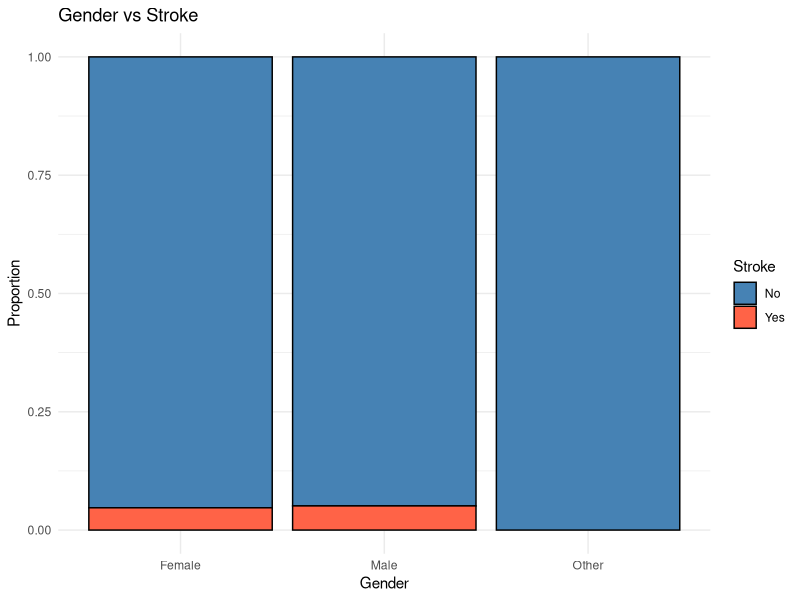
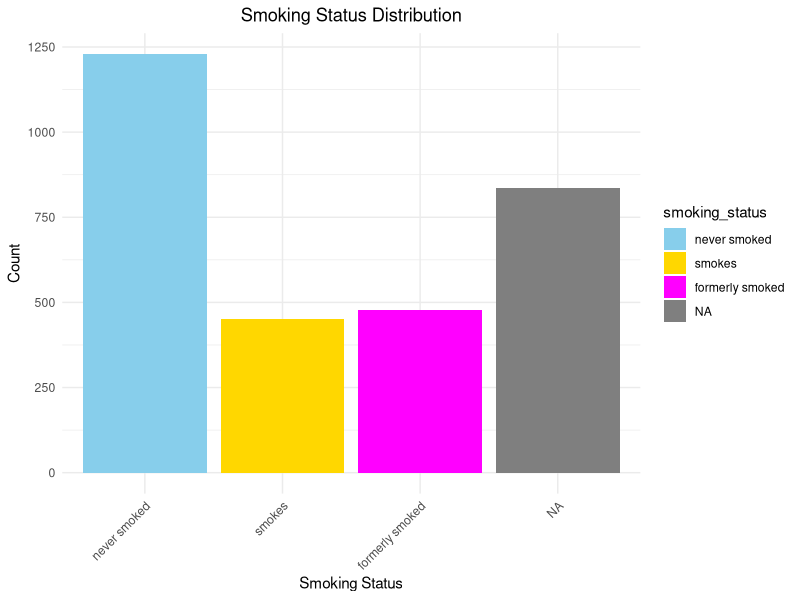
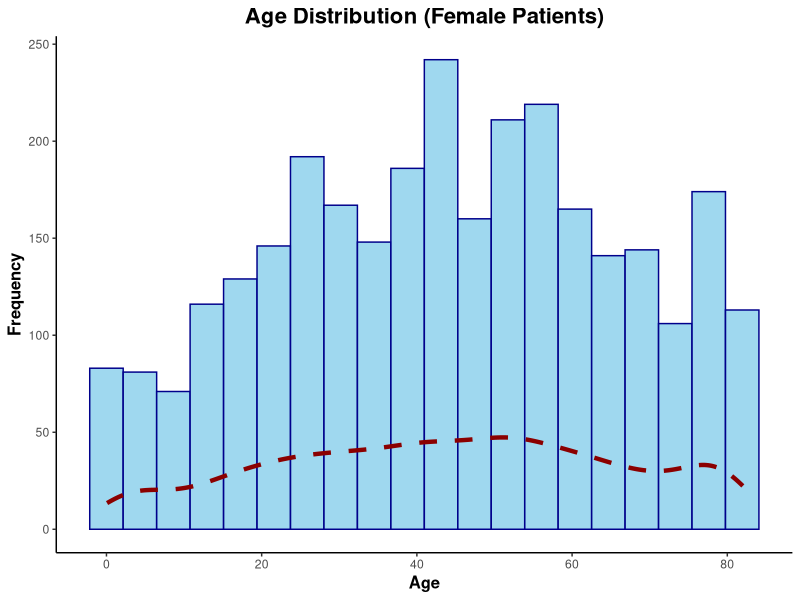
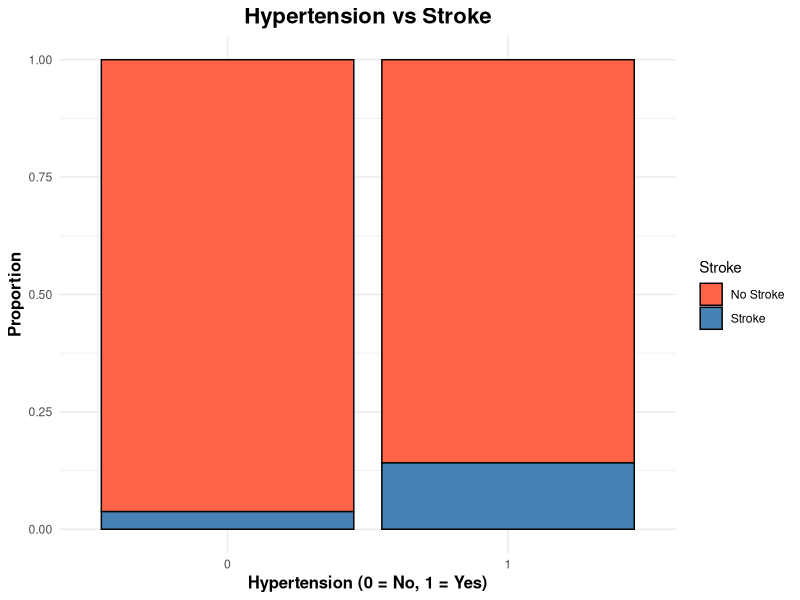
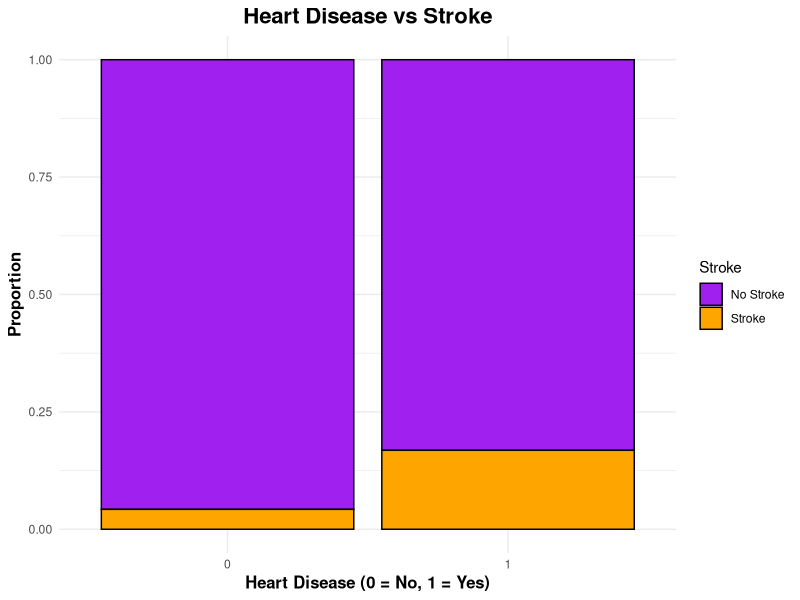
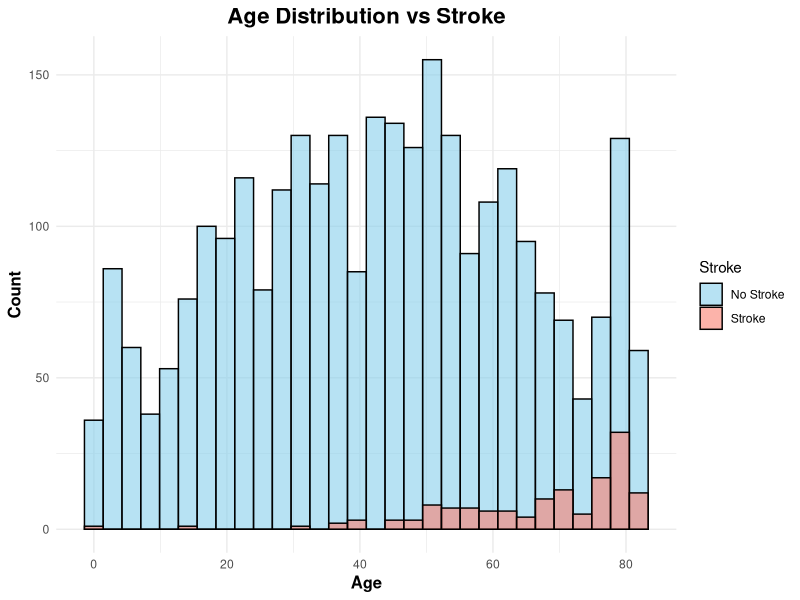
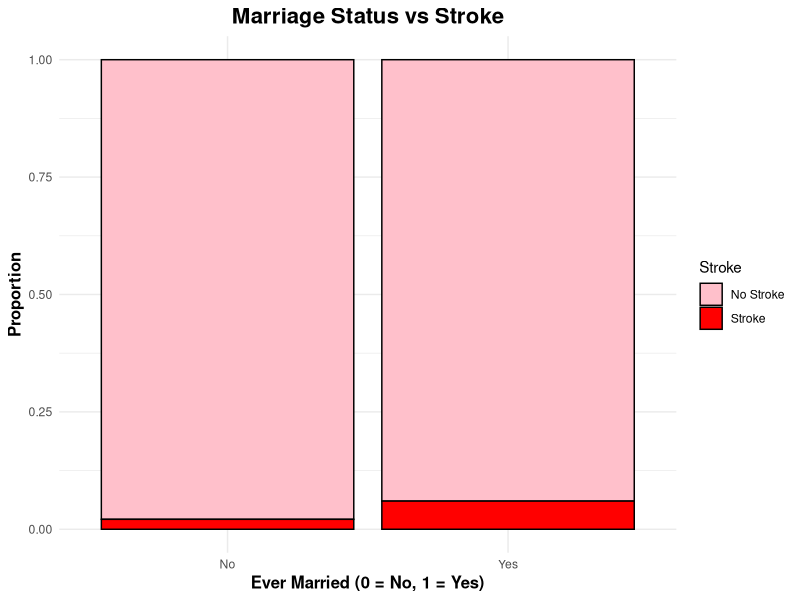
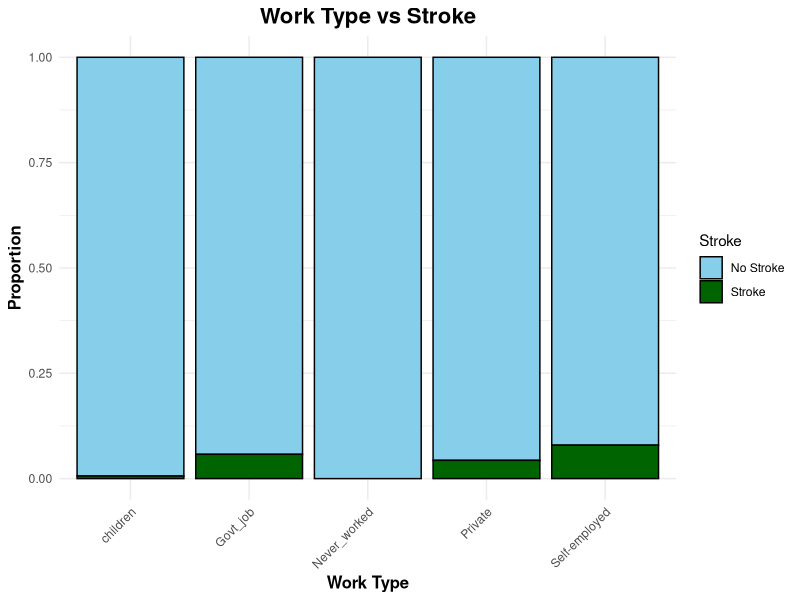

The R script that drew these images, in order: (Note: this script raises an error after producing the figures.)
# load necessary libraries
library(tidyverse)
library(readxl)

# Selecting my dataset from my computer
data <- read.csv("data/stroke.csv")

# checking first few rows of the data
head(data)

ggplot(data, aes(x = gender, fill = stroke)) +
  geom_bar(position = "fill", color = "black") +
  labs(title = "Gender vs Stroke", x = "Gender", y = "Proportion", fill = "Stroke") +
  scale_fill_manual(values = c("No" = "steelblue", "Yes" = "tomato")) +
  theme_minimal()


# C. filter dataset to include only female patients
female_data <- data %>% filter(gender == "Female")

#dropping patient ID for confidentiality
female_data$patient_id <- NULL


#checking that it is female data
head(female_data)

# handling missing values (which was bmi) (replacing them with median of the BMI column )
female_data$bmi <- ifelse(is.na(female_data$bmi), median(female_data$bmi, na.rm = TRUE), female_data$bmi)
#verifying that BMI imputation removed missing values
sum(is.na(female_data$bmi))

# converting all categorical variables into numerical variables (factors)
female_data$hypertension <- as.factor(female_data$hypertension)
female_data$heart_disease <- as.factor(female_data$heart_disease)
female_data$ever_married <- as.factor(female_data$ever_married)
female_data$work_type <- as.factor(female_data$work_type)
female_data$residence_type <- as.factor(female_data$Residence_type)
female_data$smoking_status <- as.factor(female_data$smoking_status)
female_data$stroke <- as.factor(female_data$stroke)

# checking structure of cleaned dataset
str(female_data)




# D. Data Analysis Part I: Descriptive Statistics to Analyze Data
library(ggplot2)

# Descriptive statistics for numerical variables
summary(female_data)
# Summary of statistics for numerical variables (age, avg_glucose_level, BMI)
summary(female_data %>% select(age, avg_glucose_level, bmi))

female_data$smoking_status <- factor(female_data$smoking_status, 
                                     levels = c("never smoked", "smokes", "unknown", "formerly smoked"))

ggplot(female_data, aes(x = smoking_status, fill = smoking_status)) +
  geom_bar() +
  scale_fill_manual(values = c("never smoked" = "skyblue", 
                               "smokes" = "gold", 
                               "unknown" = "gray", 
                               "formerly smoked" = "magenta")) +
  labs(title = "Smoking Status Distribution", 
       x = "Smoking Status", 
       y = "Count") +
  theme_minimal() +
  theme(plot.title = element_text(hjust = 0.5), 
        axis.text.x = element_text(angle = 45, hjust = 1))  # Rotate x-axis labels for better readability


# Age Distribution with density curve
ggplot(female_data, aes(x = age)) +
  geom_histogram(aes(y = ..count..), bins = 20, fill = "skyblue", color = "darkblue", alpha = 0.8) +
  geom_density(aes(y = ..count..), color = "darkred", size = 1.5, linetype = "dashed") +
  labs(title = "Age Distribution (Female Patients)", x = "Age", y = "Frequency") +
  theme_classic() +
  theme(
    plot.title = element_text(hjust = 0.5, size = 16, face = "bold"),
    axis.title = element_text(size = 12, face = "bold")
  )

# Hypertension vs Stroke (stacked bar chart with colors)
ggplot(female_data, aes(x = factor(hypertension), fill = factor(stroke))) +
  geom_bar(position = "fill", color = "black") +
  scale_fill_manual(values = c("tomato", "steelblue"), labels = c("No Stroke", "Stroke")) +
  labs(title = "Hypertension vs Stroke", y = "Proportion", x = "Hypertension (0 = No, 1 = Yes)", fill = "Stroke") +
  theme_minimal() +
  theme(
    plot.title = element_text(hjust = 0.5, size = 16, face = "bold"),
    axis.title = element_text(size = 12, face = "bold")
  )

# Heart Disease vs Stroke
ggplot(female_data, aes(x = factor(heart_disease), fill = factor(stroke))) +
  geom_bar(position = "fill", color = "black") +
  scale_fill_manual(values = c("purple", "orange"), labels = c("No Stroke", "Stroke")) +
  labs(title = "Heart Disease vs Stroke", y = "Proportion", x = "Heart Disease (0 = No, 1 = Yes)", fill = "Stroke") +
  theme_minimal() +
  theme(
    plot.title = element_text(hjust = 0.5, size = 16, face = "bold"),
    axis.title = element_text(size = 12, face = "bold")
  )

# Age Distribution vs Stroke (overlaid histogram)
ggplot(female_data, aes(x = age, fill = factor(stroke))) +
  geom_histogram(bins = 30, alpha = 0.6, position = "identity", color = "black") +
  scale_fill_manual(values = c("skyblue", "salmon"), labels = c("No Stroke", "Stroke")) +
  labs(title = "Age Distribution vs Stroke", x = "Age", y = "Count", fill = "Stroke") +
  theme_minimal() +
  theme(
    plot.title = element_text(hjust = 0.5, size = 16, face = "bold"),
    axis.title = element_text(size = 12, face = "bold")
  )

# Marriage Status vs Stroke
ggplot(female_data, aes(x = factor(ever_married), fill = factor(stroke))) +
  geom_bar(position = "fill", color = "black") +
  scale_fill_manual(values = c("pink", "red"), labels = c("No Stroke", "Stroke")) +
  labs(title = "Marriage Status vs Stroke", y = "Proportion", x = "Ever Married (0 = No, 1 = Yes)", fill = "Stroke") +
  theme_minimal() +
  theme(
    plot.title = element_text(hjust = 0.5, size = 16, face = "bold"),
    axis.title = element_text(size = 12, face = "bold")
  )

# Work Type vs Stroke
ggplot(female_data, aes(x = work_type, fill = factor(stroke))) +
  geom_bar(position = "fill", color = "black") +
  scale_fill_manual(values = c("skyblue", "darkgreen"), labels = c("No Stroke", "Stroke")) +
  labs(title = "Work Type vs Stroke", y = "Proportion", x = "Work Type", fill = "Stroke") +
  theme_minimal() +
  theme(
    plot.title = element_text(hjust = 0.5, size = 16, face = "bold"),
    axis.title = element_text(size = 12, face = "bold"),
    axis.text.x = element_text(angle = 45, hjust = 1)
  )

# Residence Type vs Stroke
ggplot(female_data, aes(x = factor(residence_type), fill = factor(stroke))) +
  geom_bar(position = "fill", color = "black") +
  scale_fill_manual(values = c("gray", "pink"), labels = c("No Stroke", "Stroke")) +
  labs(title = "Residence Type vs Stroke", y = "Proportion", x = "Residence Type (0 = Rural, 1 = Urban)", fill = "Stroke") +
  theme_minimal() +
  theme(
    plot.title = element_text(hjust = 0.5, size = 16, face = "bold"),
    axis.title = element_text(size = 12, face = "bold")
  )
# Stroke vs Smoking Status
ggplot(female_data, aes(x = smoking_status, fill = factor(stroke))) +
  geom_bar(position = "dodge") +
  labs(title = "Stroke vs Smoking Status", x = "Smoking Status", y = "Count", fill = "Stroke") +
  theme_minimal()

# Boxplot: Age by Stroke Status
ggplot(female_data, aes(x = factor(stroke), y = age, fill = factor(stroke))) +
  geom_boxplot(outlier.color = "red", outlier.size = 2) +
  scale_fill_manual(values = c("steelblue", "tomato")) +
  labs(title = "Age by Stroke Status", x = "Stroke (0 = No, 1 = Yes)", y = "Age") +
  theme_minimal()



head(data)
# Ensure gender and stroke are factors, getting ready to answer null hypothesis
data$gender <- as.factor(data$gender)  # Convert gender to factor
data$stroke <- as.factor(data$stroke)  # Convert stroke to factor

chi_sq <- chisq.test(table(data$gender, data$stroke))
chi_sq


# Create a contingency table for gender and stroke
contingency_table <- table(data$gender, data$stroke)

# Perform chi-square test to test the association between gender and stroke
chi_sq_test <- chisq.test(contingency_table)

# Display the chi-square test results
print(chi_sq_test)

# Interpretation of the p-value:
if(chi_sq_test$p.value < 0.05) {
  cat("Reject the null hypothesis. There is a statistically significant association between gender and stroke.\n")
} else {
  cat("Fail to reject the null hypothesis. There is no statistically significant association between gender and stroke.\n")
}

# Generate descriptive stats
describe(female_data)

# Frequency tables for categorical variables
table(female_data$smoking_status)
table(female_data$hypertension)
table(female_data$stroke)

# Contingency table for stroke and hypertension
table(female_data$hypertension, female_data$stroke)

# Proportion table
prop.table(table(female_data$hypertension, female_data$stroke))

chi_sq <- chisq.test(table(female_data$hypertension, female_data$stroke))
chi_sq

# T-test for continuous variables (e.g., age vs stroke)
t_test <- t.test(age ~ stroke, data = female_data)
t_test

# Logistic regression to test statistical relationship
logistic_model <- glm(stroke ~ hypertension + heart_disease + smoking_status + age + bmi + avg_glucose_level, 
                      data = female_data, family = "binomial")
summary(logistic_model)

# Mean and Median for numeric variables
mean_age <- mean(female_data$age, na.rm = TRUE)
median_age <- median(female_data$age, na.rm = TRUE)

# Mode function
mode_function <- function(x) {
  uniq <- unique(x)
  uniq[which.max(tabulate(match(x, uniq)))]
}

# Mode for smoking status
mode_smoking_status <- mode_function(female_data$smoking_status)

# Print results
cat("Mean Age:", mean_age, "\n")
cat("Median Age:", median_age, "\n")
cat("Mode of Smoking Status:", mode_smoking_status, "\n")

# Variance and Standard Deviation for age
variance_age <- var(female_data$age, na.rm = TRUE)
std_dev_age <- sd(female_data$age, na.rm = TRUE)

# Print results
cat("Variance of Age:", variance_age, "\n")
cat("Standard Deviation of Age:", std_dev_age, "\n")

#E. Data Analysis Part II: Inferential Statistics and Machine Learning
t_test <- t.test(age ~ stroke, data = female_data)
print(t_test)

# T-test: Compare age between stroke and non-stroke patients
t_test <- t.test(age ~ stroke, data = data)
cat("T-test p-value:", t_test$p.value, "\n")

# Chi-square test for categorical variables
chi_sq <- chisq.test(table(data$gender, data$stroke))
cat("Chi-square p-value:", chi_sq$p.value, "\n")


library(rpart)

# Build decision tree model
decision_tree <- rpart(stroke ~ hypertension + heart_disease + smoking_status + age + bmi + avg_glucose_level, 
                       data = female_data, method = "class")

# Display the tree
print(decision_tree)

# Plot the tree
plot(decision_tree)
text(decision_tree, use.n = TRUE)

library(e1071)

# Create Naive Bayes model
nb_model <- naiveBayes(stroke ~ hypertension + heart_disease + smoking_status + age + bmi + avg_glucose_level, 
                       data = female_data)

# View model summary
print(nb_model)

# Predict and check accuracy
nb_pred <- predict(nb_model, female_data)
table(nb_pred, female_data$stroke)


